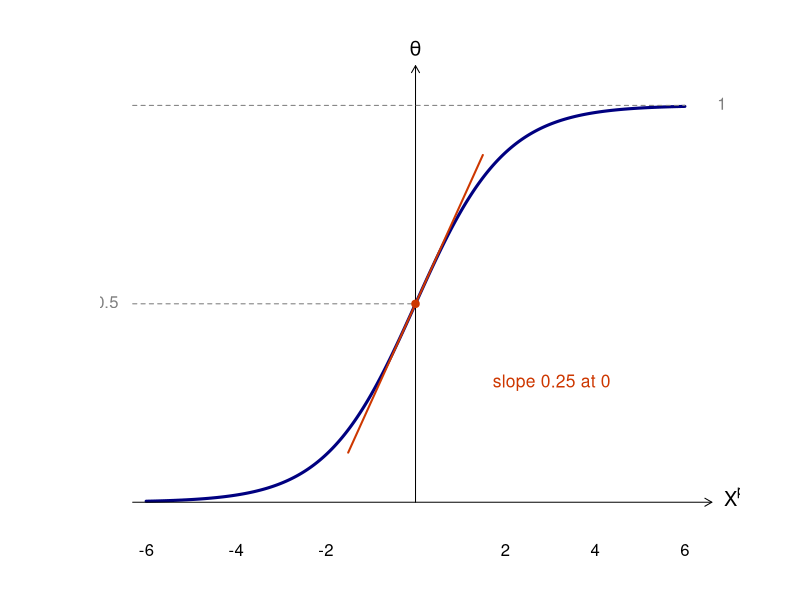
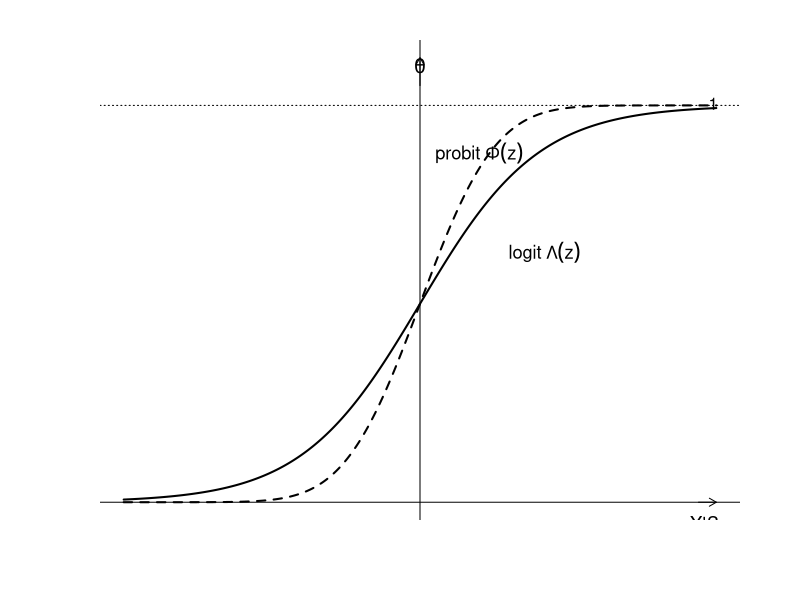
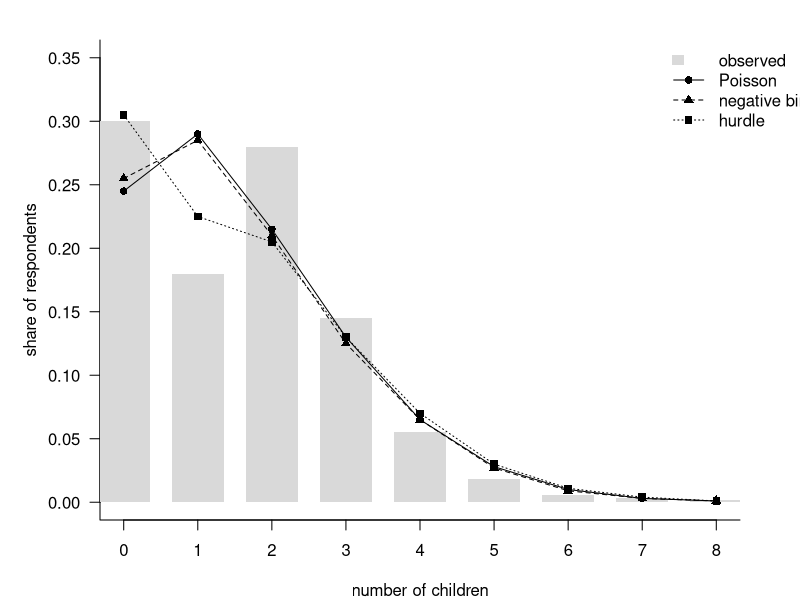

Source code (R) for these figures, in order:
## ---- chunk 1
#| echo: false
# Base R: logistic inverse-link h(X'beta)

eta <- seq(-6, 6, length.out = 1000)

# logistic function
h <- function(eta) {
  1 / (1 + exp(-eta))
}

p <- h(eta)

# plotting region
par(mar = c(4, 5, 2, 3))

plot(
  eta, p,
  type = "l",
  lwd = 3,
  col = "navy",
  xlim = c(-6.5, 6.7),
  ylim = c(0, 1.12),
  axes = FALSE,
  xlab = "",
  ylab = ""
)

# axes with arrows
arrows(-6.3, 0, 6.6, 0,
       length = 0.08)

arrows(0, 0, 0, 1.10,
       length = 0.08)

# x-axis labels
axis(
  1,
  at = c(-6, -4, -2, 2, 4, 6),
  labels = c("-6", "-4", "-2", "2", "4", "6"),
  tick = FALSE
)

# reference lines
segments(-6.3, 0.5, 0, 0.5,
         lty = 2,
         col = "grey50")

segments(-6.3, 1, 6, 1,
         lty = 2,
         col = "grey50")

# labels
text(-6.4, 0.5, "0.5",
     pos = 2,
     col = "grey50")

text(6.5, 1, "1",
     pos = 4,
     col = "grey50")

text(0, 1.1,
     expression(theta),
     pos = 3,
     cex = 1.2)

text(6.65, 0,
     expression(X^prime * beta),
     pos = 4,
     cex = 1.2)

# point at eta = 0
points(0, 0.5,
       pch = 19,
       col = "orangered3")

# tangent at eta = 0
# logistic derivative at 0 = 0.25
x_tan <- seq(-1.5, 1.5, length.out = 100)
y_tan <- 0.5 + 0.25 * x_tan

lines(
  x_tan, y_tan,
  col = "orangered3",
  lwd = 2
)

# annotation
text(
  1.5, 0.30,
  "slope 0.25 at 0",
  col = "orangered3",
  pos = 4,
  cex = 1.05
)
## ---- chunk 2
#| echo: false
# Linear predictor
z <- seq(-5, 5, length.out = 1000)

# Logit and probit inverse links
logit <- plogis(z)
probit <- pnorm(z)

# Empty plot
plot(
  z, logit,
  type = "n",
  xlim = c(-5, 5),
  ylim = c(0, 1.12),
  xlab = "",
  ylab = "",
  axes = FALSE
)

# Curves
lines(z, logit, lwd = 2)
lines(z, probit, lwd = 2, lty = 2)

# Axes through the origin
abline(h = 0)
abline(v = 0)

# Horizontal reference at 1
abline(h = 1, lty = 3)

# Labels
text(4.8, -0.06, expression(X * "'" * beta), cex = 1.2)
text(0, 1.1, expression(theta), cex = 1.2)
text(4.7, 1, "1", pos = 4)

text(2.1, 0.63, expression(logit~Lambda(z)), cex = 1.1)
text(1.0, 0.88, expression(probit~Phi(z)), cex = 1.1)

# Arrow heads
arrows(4.7, 0, 5, 0, length = 0.08)
arrows(0, 1.05, 0, 1.12, length = 0.08)
## ---- chunk 3
#| echo: false
# number of children
x <- 0:8

# approximate values from the figure
observed <- c(.30, .18, .28, .145, .055, .018, .006, .003, .002)
poisson  <- c(.245, .29, .215, .13, .065, .028, .010, .003, .001)
negbin   <- c(.255, .285, .21, .125, .065, .027, .009, .003, .001)
hurdle   <- c(.305, .225, .205, .13, .07, .03, .011, .004, .001)

# observed bars
plot(
  x, observed,
  type = "n",
  ylim = c(0, .35),
  xlab = "number of children",
  ylab = "share of respondents",
  axes = FALSE
)

axis(1, at = x)
axis(2, las = 2)
box(bty = "l")

# grey bars
rect(
  xleft = x - .35,
  ybottom = 0,
  xright = x + .35,
  ytop = observed,
  col = "grey85",
  border = NA
)

# fitted distributions
lines(x, poisson, type = "o", pch = 16, lty = 1)
lines(x, negbin,  type = "o", pch = 17, lty = 2)
lines(x, hurdle,  type = "o", pch = 15, lty = 3)

legend(
  "topright",
  inset = c(-0.18, 0),
  xpd = TRUE,
  legend = c("observed", "Poisson", "negative binomial", "hurdle"),
  fill = c("grey85", NA, NA, NA),
  border = c(NA, NA, NA, NA),
  lty = c(NA, 1, 2, 3),
  pch = c(NA, 16, 17, 15),
  bty = "n"
)
